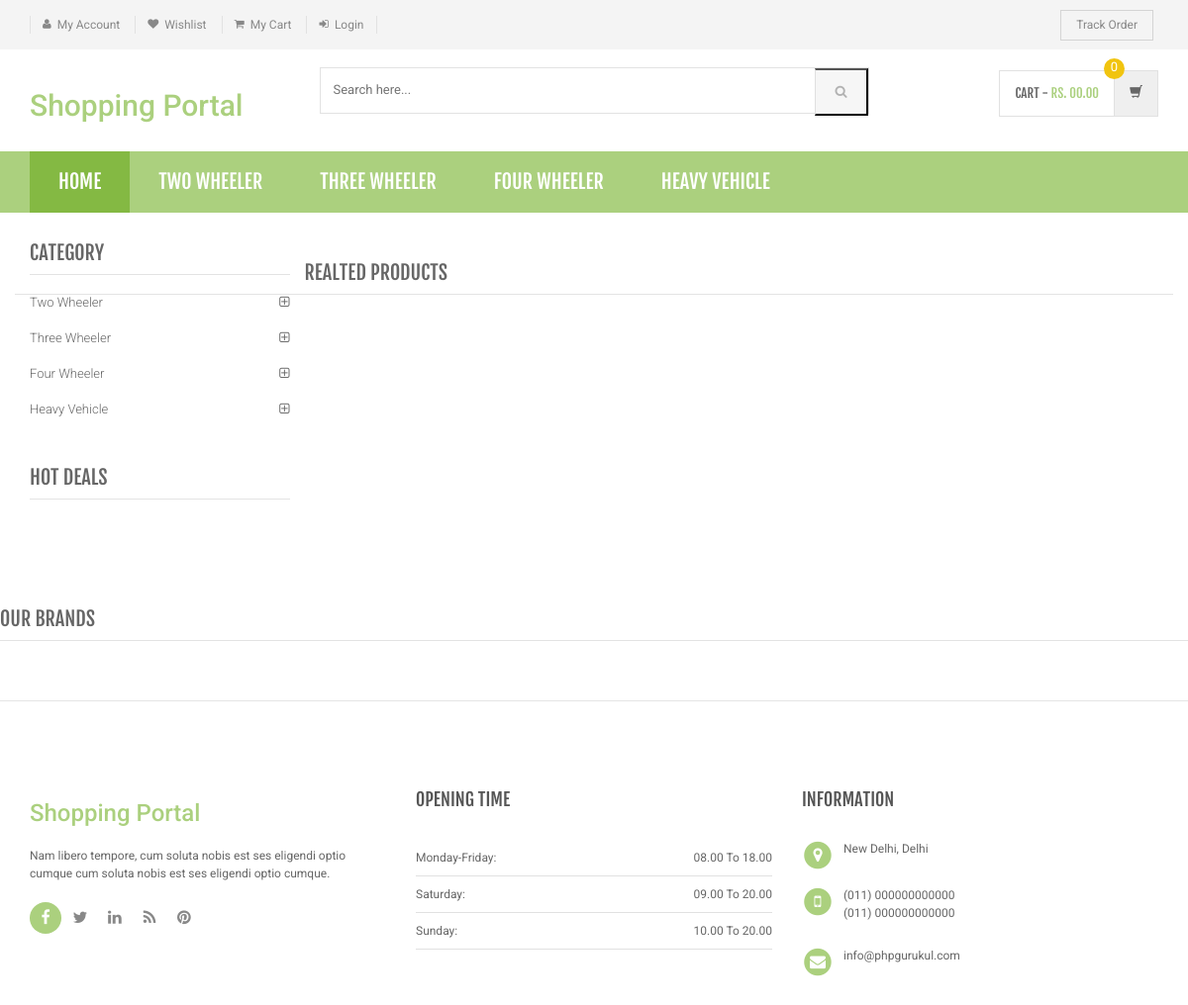
Page /shopping/product-details.php on the committed database.
### tables this page shows
CREATE TABLE `category` (
  `id` int(11) NOT NULL,
  `categoryName` varchar(255) DEFAULT NULL,
  `categoryDescription` longtext DEFAULT NULL,
  `creationDate` timestamp NOT NULL DEFAULT current_timestamp(),
  `updationDate` varchar(255) DEFAULT NULL
);

### shopping/product-details.php (the view, shortened to what this page needs)
<?php
include('includes/config.php');
?>
<!DOCTYPE html>
<html lang="en">
	<head>
	    <link rel="stylesheet" href="assets/css/bootstrap.min.css">
	    <link rel="stylesheet" href="assets/css/main.css">
	    <link rel="stylesheet" href="assets/css/green.css">
	    <link rel="stylesheet" href="assets/css/owl.carousel.css">
		<link rel="stylesheet" href="assets/css/owl.transitions.css">
		<link href="assets/css/lightbox.css" rel="stylesheet">
		<link rel="stylesheet" href="assets/css/animate.min.css">
		<link rel="stylesheet" href="assets/css/rateit.css">
		<link rel="stylesheet" href="assets/css/bootstrap-select.min.css">
		<link rel="stylesheet" href="assets/css/config.css">
		<link href="assets/css/green.css" rel="alternate stylesheet" title="Green color">
		<link href="assets/css/blue.css" rel="alternate stylesheet" title="Blue color">
		<link href="assets/css/red.css" rel="alternate stylesheet" title="Red color">
		<link href="assets/css/orange.css" rel="alternate stylesheet" title="Orange color">
		<link href="assets/css/dark-green.css" rel="alternate stylesheet" title="Darkgreen color">
		<link rel="stylesheet" href="assets/css/font-awesome.min.css">
	</head>
    <body class="cnt-home">
<header class="header-style-1">
<?php include('includes/top-header.php');?>
<?php include('includes/main-header.php');?>
<?php include('includes/menu-bar.php');?>
</header>
<div class="body-content outer-top-xs">
	<div class='container'>
		<div class='row single-product outer-bottom-sm '>
			<div class='col-md-3 sidebar'>
				<div class="sidebar-module-container">
<div class="sidebar-widget outer-bottom-xs wow fadeInUp">
	<h3 class="section-title">Category</h3>
	<div class="sidebar-widget-body m-t-10">
		<div class="accordion">
		            <?php $sql=mysqli_query($con,"select id,categoryName  from category");
while($row=mysqli_fetch_array($sql))
{
    ?>
	    	<div class="accordion-group">
	            <div class="accordion-heading">
	                <a href="category.php?cid=<?php echo $row['id'];?>"  class="accordion-toggle collapsed">
	                   <?php echo $row['categoryName'];?>
	                </a>
	            </div>
	        </div>
	        <?php } ?>
	    </div>
	</div>
</div>
<div class="sidebar-widget hot-deals wow fadeInUp">
	<h3 class="section-title">hot deals</h3>
</div>
				</div>
			</div>
<section class="section featured-product wow fadeInUp">
	<h3 class="section-title">Realted Products </h3>
</section>
			</div>
		</div>
<?php include('includes/brands-slider.php');?>
</div>
<?php include('includes/footer.php');?>
</body>
</html>

### shopping/includes/menu-bar.php (shortened to what this page needs)
<div class="header-nav animate-dropdown">
    <div class="container">
        <div class="yamm navbar navbar-default" role="navigation">
            <div class="nav-bg-class">
                <div class="navbar-collapse collapse" id="mc-horizontal-menu-collapse">
	<div class="nav-outer">
		<ul class="nav navbar-nav">
			<li class="active dropdown yamm-fw">
				<a href="index.php" data-hover="dropdown" class="dropdown-toggle">Home</a>
			</li>
              <?php $sql=mysqli_query($con,"select id,categoryName  from category limit 6");
while($row=mysqli_fetch_array($sql))
{
    ?>
			<li class="dropdown yamm">
				<a href="category.php?cid=<?php echo $row['id'];?>"> <?php echo $row['categoryName'];?></a>
			</li>
			<?php } ?>
		</ul>
		<div class="clearfix"></div>
	</div>
</div>
            </div>
        </div>
    </div>
</div>

### shopping/assets/css/green.css (style rules this page uses)
a { color: #abd07e; }
.header-style-1 .header-nav { background: #abd07e; }
.cnt-home .header-style-1 .header-nav .navbar .navbar-nav > li.active { background: #84b943; }
.sidebar .sidebar-module-container .sidebar-widget .sidebar-widget-body .accordion .accordion-group .accordion-heading .accordion-toggle, .sidebar .sidebar-module-container .sidebar-widget .sidebar-widget-body .accordion .accordion-group .accordion-heading .accordion-toggle:hover, .sidebar .sidebar-module-container .sidebar-widget .sidebar-widget-body .accordion .accordion-group .accordion-heading .accordion-toggle:focus, .sidebar .sidebar-module-container .sidebar-widget .sidebar-widget-body .accordion .accordion-group .accordion-heading .accordion-toggle:after { color: #abd07e; }

### shopping/assets/css/lightbox.css (style rules this page uses)
body:after { content: url(../images/close.png) url(../images/loading.gif) url(../images/prev.png) url(../images/next.png); display: none; }

### shopping/assets/css/blue.css (style rules this page uses)
a { color: #3498db; }
.header-style-1 .header-nav { background: #3498db; }
.cnt-home .header-style-1 .header-nav .navbar .navbar-nav > li.active { background: #1d6ca1; }
.sidebar .sidebar-module-container .sidebar-widget .sidebar-widget-body .accordion .accordion-group .accordion-heading .accordion-toggle, .sidebar .sidebar-module-container .sidebar-widget .sidebar-widget-body .accordion .accordion-group .accordion-heading .accordion-toggle:hover, .sidebar .sidebar-module-container .sidebar-widget .sidebar-widget-body .accordion .accordion-group .accordion-heading .accordion-toggle:focus, .sidebar .sidebar-module-container .sidebar-widget .sidebar-widget-body .accordion .accordion-group .accordion-heading .accordion-toggle:after { color: #3498db; }

### shopping/assets/css/red.css (style rules this page uses)
a { color: #ff6c6c; }
.header-style-1 .header-nav { background: #ff6c6c; }
.cnt-home .header-style-1 .header-nav .navbar .navbar-nav > li.active { background: #ff1a1a; }
.sidebar .sidebar-module-container .sidebar-widget .sidebar-widget-body .accordion .accordion-group .accordion-heading .accordion-toggle, .sidebar .sidebar-module-container .sidebar-widget .sidebar-widget-body .accordion .accordion-group .accordion-heading .accordion-toggle:hover, .sidebar .sidebar-module-container .sidebar-widget .sidebar-widget-body .accordion .accordion-group .accordion-heading .accordion-toggle:focus, .sidebar .sidebar-module-container .sidebar-widget .sidebar-widget-body .accordion .accordion-group .accordion-heading .accordion-toggle:after { color: #ff6c6c; }

### shopping/assets/css/orange.css (style rules this page uses)
a { color: #f39c12; }
.header-style-1 .header-nav { background: #f39c12; }
.cnt-home .header-style-1 .header-nav .navbar .navbar-nav > li.active { background: #ab6c09; }
.sidebar .sidebar-module-container .sidebar-widget .sidebar-widget-body .accordion .accordion-group .accordion-heading .accordion-toggle, .sidebar .sidebar-module-container .sidebar-widget .sidebar-widget-body .accordion .accordion-group .accordion-heading .accordion-toggle:hover, .sidebar .sidebar-module-container .sidebar-widget .sidebar-widget-body .accordion .accordion-group .accordion-heading .accordion-toggle:focus, .sidebar .sidebar-module-container .sidebar-widget .sidebar-widget-body .accordion .accordion-group .accordion-heading .accordion-toggle:after { color: #f39c12; }

### shopping/assets/css/dark-green.css (style rules this page uses)
a { color: #12cca7; }
.header-style-1 .header-nav { background: #12cca7; }
.cnt-home .header-style-1 .header-nav .navbar .navbar-nav > li.active { background: #0b816a; }
.sidebar .sidebar-module-container .sidebar-widget .sidebar-widget-body .accordion .accordion-group .accordion-heading .accordion-toggle, .sidebar .sidebar-module-container .sidebar-widget .sidebar-widget-body .accordion .accordion-group .accordion-heading .accordion-toggle:hover, .sidebar .sidebar-module-container .sidebar-widget .sidebar-widget-body .accordion .accordion-group .accordion-heading .accordion-toggle:focus, .sidebar .sidebar-module-container .sidebar-widget .sidebar-widget-body .accordion .accordion-group .accordion-heading .accordion-toggle:after { color: #12cca7; }

### rows in the picture
category: categoryName "TWO WHEELER", categoryName "Two Wheeler"
category: categoryName "THREE WHEELER", categoryName "Three Wheeler"
category: categoryName "FOUR WHEELER", categoryName "Four Wheeler"
category: categoryName "HEAVY VEHICLE", categoryName "Heavy Vehicle"
